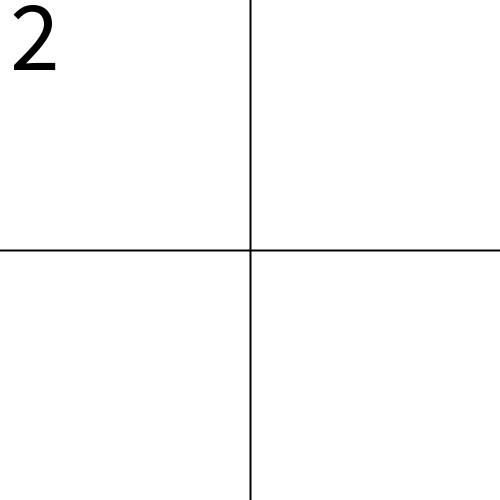
Frame 1 (no input)
Frame 60 (the mouse pressed at the canvas centre just before this capture): identical to frame 1, image omitted
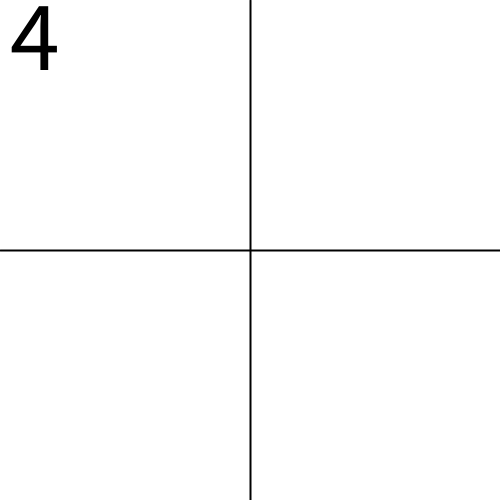
Frame 120 (the mouse held since frame 60 and released just before this capture)

The Processing sketch that drew these frames (run headless with seeded random() and noise(); from frame 60 on, the mouse is pressed at the canvas centre):

// Processing sketch: logbog
// ── logbog.pde
//#### Krav til opgaven
//- tegn firkanter
//- find kvadrant musen befinder sig i
//- skriv kvadranten musen befinder sig i


void setup() {
    size(500, 500);
}

void draw() {
    background(255);
    drawQuadrants();
    fill(0);
    noStroke();
    textSize(100);
    text(determineQuadrant(), 10, 70);
}

void drawQuadrants() {
    stroke(0);
    strokeWeight(2);
    line(0, height / 2, width, height / 2);
    line(width / 2, 0, width / 2, height);
}

int determineQuadrant() {
    int q = 0;
    q = mouseX < width / 2 ? mouseY < height / 2 ? q + 1 : q + 2 : mouseY < height / 2 ? q : q + 3;
    return q + 1;
}
